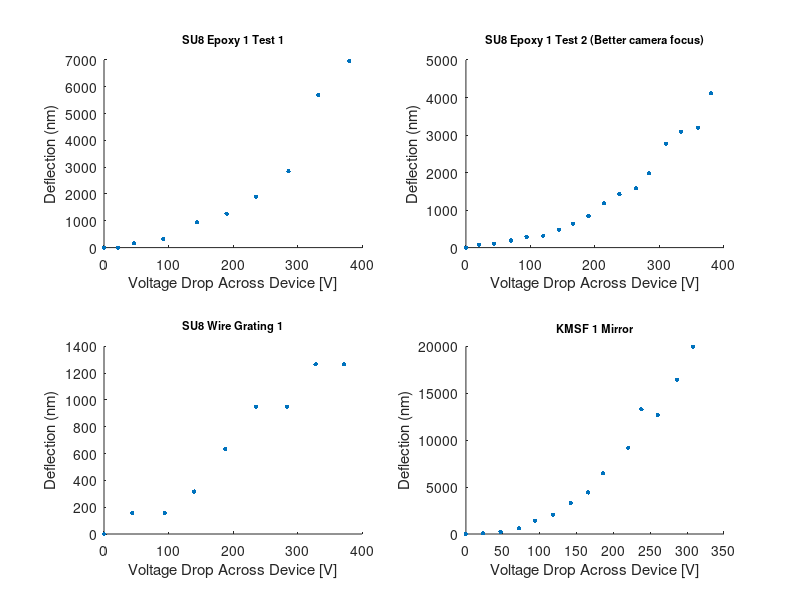

This chart was generated by the following MATLAB code: (Note: this script raises an error after producing the figure.)
%WGP Research Voltage vs Deflection code Oliver Gough

%-----------------------------------------------------------------
%Formatting Data 

%Voltage vs deflection measuremnts for first su8 epoxy film 1st test
Epoxy_1_Test_1_Voltages = [0 22 46 92 144 190 236 286 332 380];
Epoxy_1_Test_1_NumOfFringes = [0 0 0.5 1 3 4 6 9 18 22];
Epoxy_1_Test_1_Deflections = Epoxy_1_Test_1_NumOfFringes.*(633/2);
Epoxy_1_Test_1_VvsD = [Epoxy_1_Test_1_Voltages ; Epoxy_1_Test_1_Deflections];

%Voltage vs deflection measuremnts for first su8 epoxy film 2nd test with
%better focus
Epoxy_1_Test_2_Voltages = [0 20 44 70 94 120 144 166 190 214 238 264 284 310 333 360 380];
Epoxy_1_Test_2_NumOfFringes = [0 0.25 0.33 0.6 0.9 1 1.5 2 2.66 3.75 4.5 5 6.25 8.75 9.75 10.1 13];
Epoxy_1_Test_2_Deflections = Epoxy_1_Test_2_NumOfFringes.*(633/2);
Epoxy_1_Test_2_VvsD = [Epoxy_1_Test_2_Voltages ; Epoxy_1_Test_2_Deflections];

%Voltage vs deflection measuremnts for first su8 wire grating
Wire_Grating_1_Voltages = [0 44 94 140 188 236 284 328 372];
Wire_Grating_1_NumOfFringes = [0 0.5 0.5 1 2 3 3 4 4];
Wire_Grating_1_Deflections = Wire_Grating_1_NumOfFringes.*(633/2);
Wire_Grating_1_VvsD = [Wire_Grating_1_Voltages;Wire_Grating_1_Deflections];

%Voltage vs deflection measuremnts for first kmsf membraine
KMSF_1_Voltages = [0 23 47 72 94 118 142 166 186 220 238 260 286 308];
KMSF_1_NumOfFringes = [0 0.25 0.75 2 4.5 6.5 10.5 14 20.5 29 42 40 52 63];
KMSF_1_Deflections = KMSF_1_NumOfFringes.*(633/2);
KMSF_1_VvsD = [KMSF_1_Voltages;KMSF_1_Deflections];

%-----------------------------------------------------------------
%Code to further compare data, maybe TODO


%-----------------------------------------------------------------
%Plot The Different deflections on seperate subplots

%Plot data for first epoxy film
figure(1);
subplot(2,2,1);
hold on
title('SU8 Epoxy 1 Test 1','FontSize',8);
ylabel('Deflection (nm)');
xlabel('Voltage Drop Across Device [V]');
scatter(Epoxy_1_Test_1_VvsD(1,:),Epoxy_1_Test_1_VvsD(2,:),10,"filled");
hold off
subplot(2,2,2);
hold on
title('SU8 Epoxy 1 Test 2 (Better camera focus)','FontSize',8);
ylabel('Deflection (nm)');
xlabel('Voltage Drop Across Device [V]');
scatter(Epoxy_1_Test_2_VvsD(1,:),Epoxy_1_Test_2_VvsD(2,:),10,"filled");
hold off
subplot(2,2,3);
hold on
title('SU8 Wire Grating 1','FontSize',8);
ylabel('Deflection (nm)');
xlabel('Voltage Drop Across Device [V]');
scatter(Wire_Grating_1_VvsD(1,:),Wire_Grating_1_VvsD(2,:),10,"filled");
hold off
subplot(2,2,4);
hold on
title('KMSF 1 Mirror','FontSize',8);
ylabel('Deflection (nm)');
xlabel('Voltage Drop Across Device [V]');
scatter(KMSF_1_VvsD(1,:),KMSF_1_VvsD(2,:),10,"filled");
hold off

sgtitle('Voltage vs Deflection Of Deformable Membranes');

%-----------------------------------------------------------------
%Plots Data on one big plot

figure(2)
hold on
plot(Epoxy_1_Test_1_VvsD(1,:),Epoxy_1_Test_1_VvsD(2,:))
plot(Epoxy_1_Test_2_VvsD(1,:),Epoxy_1_Test_2_VvsD(2,:))
plot(Wire_Grating_1_VvsD(1,:),Wire_Grating_1_VvsD(2,:))
plot(KMSF_1_VvsD(1,:),KMSF_1_VvsD(2,:));
ylabel("Membrane Deflection [nm]");
xlabel("Voltage Across Device [Volts]");
title('Voltage Vs Deflection Cumulative Graph');
legend({"SU8 Membrane Test 1","SU8 Membrane Test 2", "SU8 Grating", "KMSF Membrane 1"}, 'Location', 'northwest');
hold off
